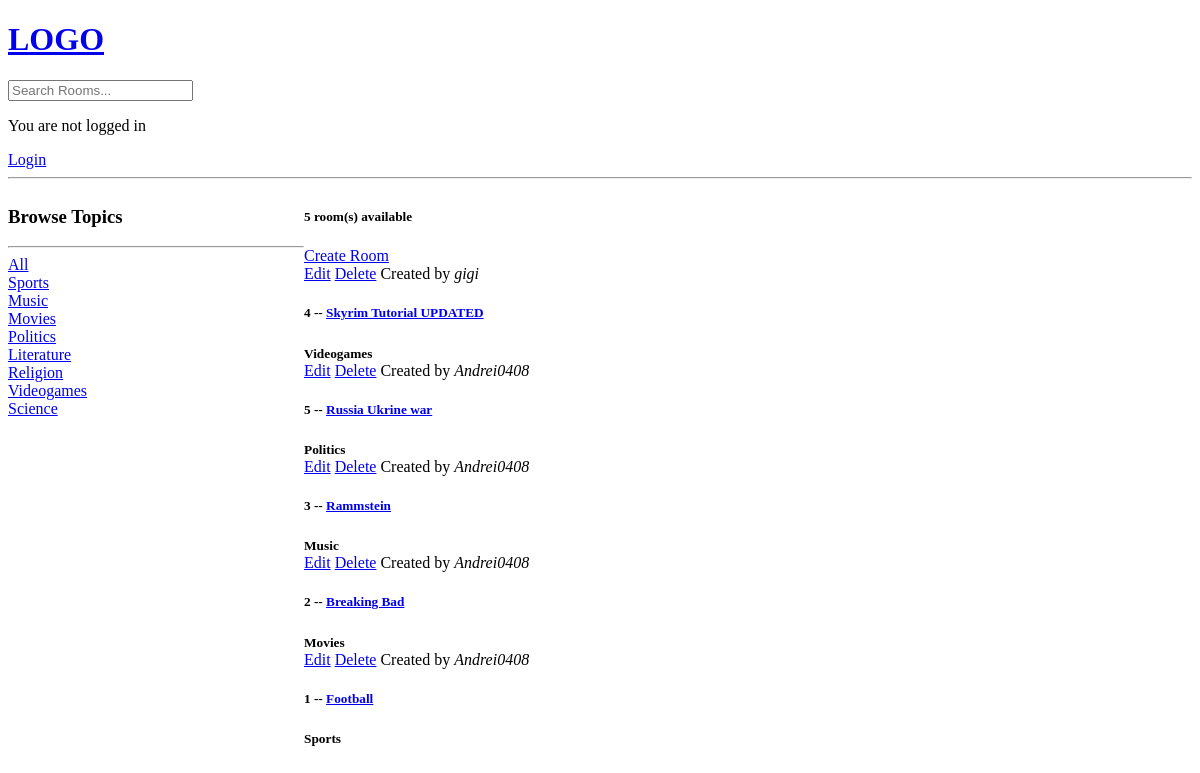
/, run on an earlier commit of the app's database.
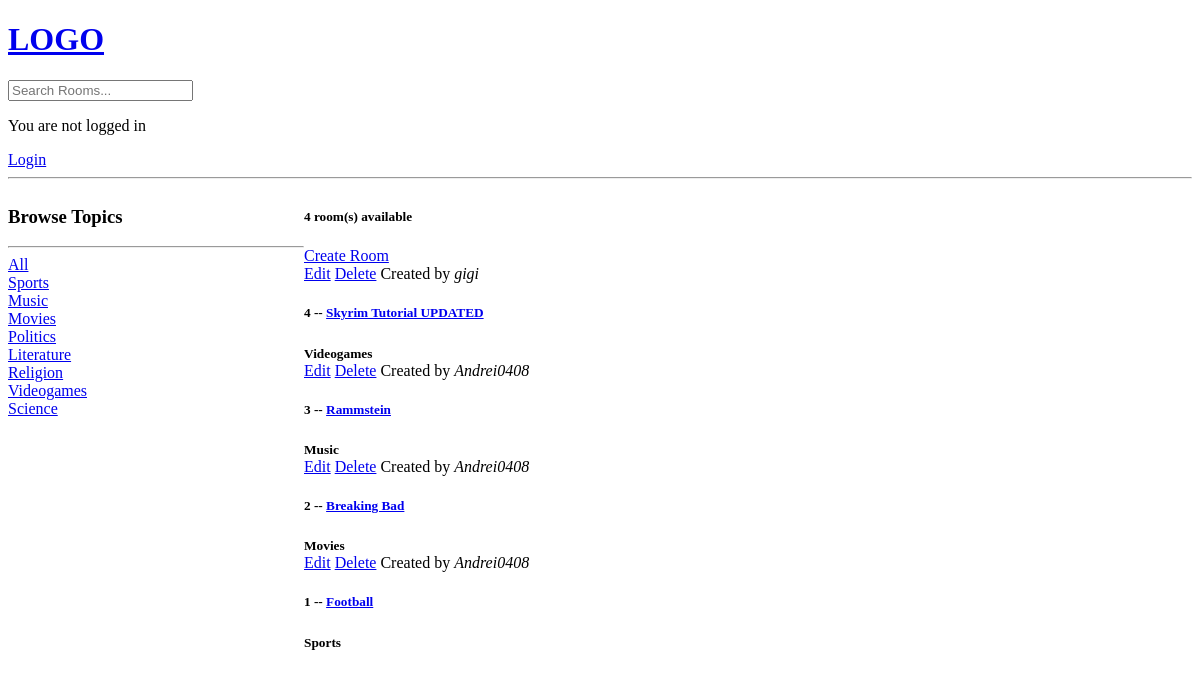
And on a later commit of the database.
### base/models.py (models this page shows, shortened)
class Topic(models.Model):
    name = models.CharField(max_length=200)

class Room(models.Model):
    host = models.ForeignKey(User, on_delete=models.SET_NULL, null=True)
    topic = models.ForeignKey(Topic, on_delete=models.SET_NULL, null=True)
    name = models.CharField(max_length=200)
    description = models.TextField(null=True, blank=True)
    updated = models.DateTimeField(auto_now=True)
    created = models.DateTimeField(auto_now_add=True)
    class Meta:
        ordering = ['-updated', '-created'] # newest updated item should come first

### base/views.py (the view)
# urls.py: path('', views.home, name="home"),
def home(request):
    q = request.GET.get('q') if request.GET.get('q') != None else ''
    rooms = Room.objects.filter(
        Q(topic__name__icontains=q) |
        Q(name__icontains=q) |
        Q(description__icontains=q)
        )
    topics = Topic.objects.filter()
    room_count = rooms.count()
    context = {'rooms':rooms, 'topics': topics, 'room_count': room_count}
    return render(request, 'base/home.html', context)

### base/templates/base/home.html (shortened to what this page needs)
{% extends 'main.html' %}
{% block content %}
<div class="home-container">
    <div>
        <h3>Browse Topics</h3>
        <hr>
        <div>
            <a href="{% url 'home' %}">All</a>
        </div>
        {% for topic in topics %}
            <div>
                <a href="{% url 'home' %}?q={{topic.name}}">{{topic.name}}</a>
            </div>
        {% endfor %}
    </div>
    <div>
        <h5>{{room_count}} room(s) available</h5>
        <a href="{% url 'create-room' %}">Create Room</a>
        <div>
            {% for room in rooms %}
                <div>
                    <a href="{% url 'update-room' room.id %}">Edit</a>
                    <a href="{% url 'delete-room' room.id %}">Delete</a>
                    <span>Created by <i>{{room.host.username}}</i></span>
                    <h5>{{room.id}} -- <a href="{% url 'room' room.id %}">{{room.name}}</a></h5>
                    <small><b>{{room.topic.name}}</b></small>
                </div>
            {% endfor %}
        </div>
    </div>
</div>
{% endblock content %}

What changed in the data, as far as the page shows it:
removed Room: host.username "Andrei0408", id "5", name "Russia Ukrine war", topic.name "Politics"
Also different on the page:
{{ room_count }}: "5" → "4"
